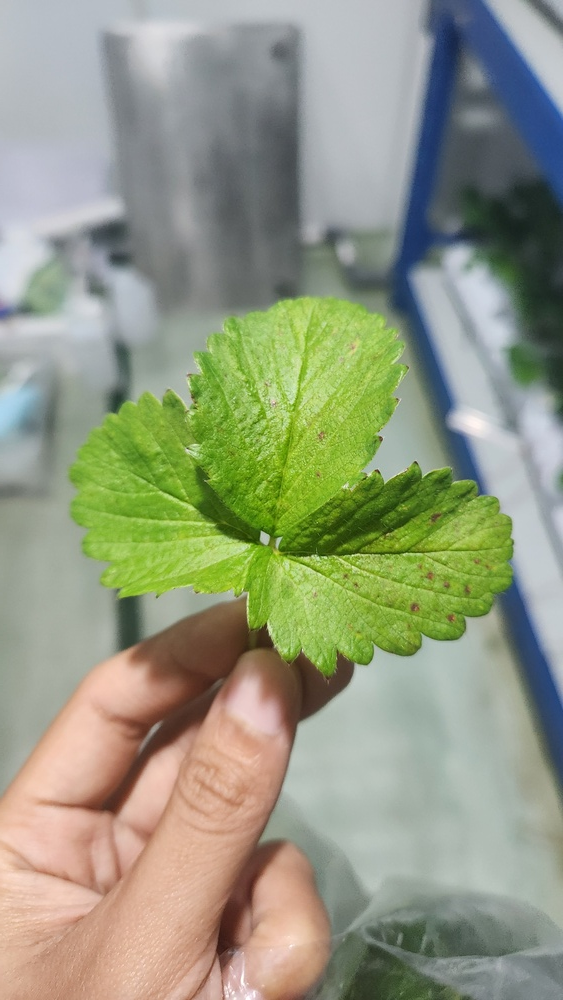
#> input picture model_training/test_inastek/Leaf Spot/20250112_074254.jpg, 563 x 1000 px, shrunk from 2252 x 4000 before the run
$ python ligaugsave.py
#> lines starting #> are read from the running program, lines starting #| are printed output that depends on the picture
import cv2
import numpy as np
import random
import os
from typing import Tuple, List, Dict
from dataclasses import dataclass

@dataclass
class AugmentationInfo:
    """Store information about applied augmentations"""
    colored_light: Dict[str, float] = None

class ImageAugmentor:
    def __init__(self, image_path: str):
        """Initialize with an image path."""
#> called with image_path = 'Leaf Spot/20250112_074254.jpg'
        self.original_path = image_path
        self.original = cv2.imread(image_path)
#> self.original is the input picture: shape (1000, 563, 3); mean B, G, R 129.8, 153.5, 147.9
        if self.original is None:
            raise ValueError("Could not load image")
        self.original = cv2.cvtColor(self.original, cv2.COLOR_BGR2RGB)
        self.base_filename = os.path.splitext(os.path.basename(image_path))[0]
        self.output_dir = "augmented_images"
        os.makedirs(self.output_dir, exist_ok=True)

    def add_colored_lighting(self, image: np.ndarray,
                             color: Tuple[int, int, int],
                             intensity: float) -> Tuple[np.ndarray, Dict[str, float]]:
        """Add colored lighting effect."""
        color_layer = np.full_like(image, color)
        blend = cv2.addWeighted(image, 1, color_layer, intensity, 0)

        color_name = "red (630-660nm)" if color == (255, 0, 0) else "indoor purple"
        light_info = {
            'color': color_name,
            'intensity': round(intensity, 2)
        }
        return blend, light_info

    def generate_variations(self, num_variations: int = 8) -> List[Tuple[np.ndarray, AugmentationInfo]]:
        """Generate variations with specific colors and random intensities."""
#> called with num_variations = 2
        variations = []
        colors = [
            (255, 0, 0),     # Red for spectrum 630-660nm
            (127, 0, 255)    # Purple for indoor farming
        ]

        num_variations = min(num_variations, len(colors))

        for color in colors[:num_variations]:
            img = self.original.copy()
            info = AugmentationInfo()

            intensity = random.uniform(0.1, 0.3)
            img, light_info = self.add_colored_lighting(img, color, intensity)
            info.colored_light = light_info

            variations.append((img, info))
#> this loop made 2 passes
#> info.colored_light on pass 1: {'color': 'red (630-660nm)', 'intensity': 0.27}
#> (light_info, info.colored_light) on pass 2: ({'color': 'indoor purple', 'intensity': 0.25}, {'color': 'indoor purple', 'intensity': 0.25})
#> pass 1, in add_colored_lighting, `blend = cv2.addWeighted(image, 1, color_layer, intensity, 0)`:
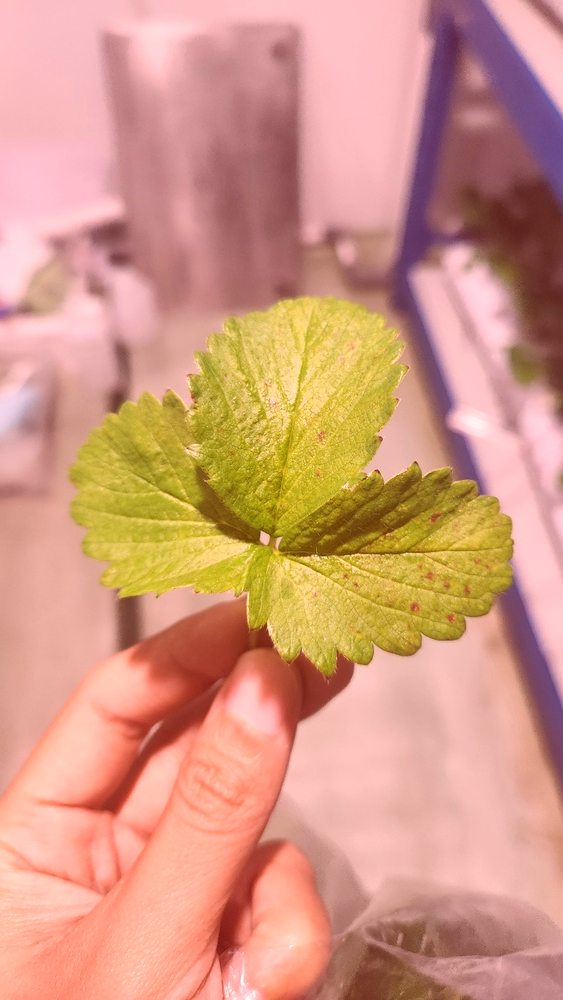
#> blend: shape (1000, 563, 3); mean R, G, B 212.2, 153.5, 129.8
#> pass 2, in add_colored_lighting (call 2), `blend = cv2.addWeighted(image, 1, color_layer, intensity, 0)`:
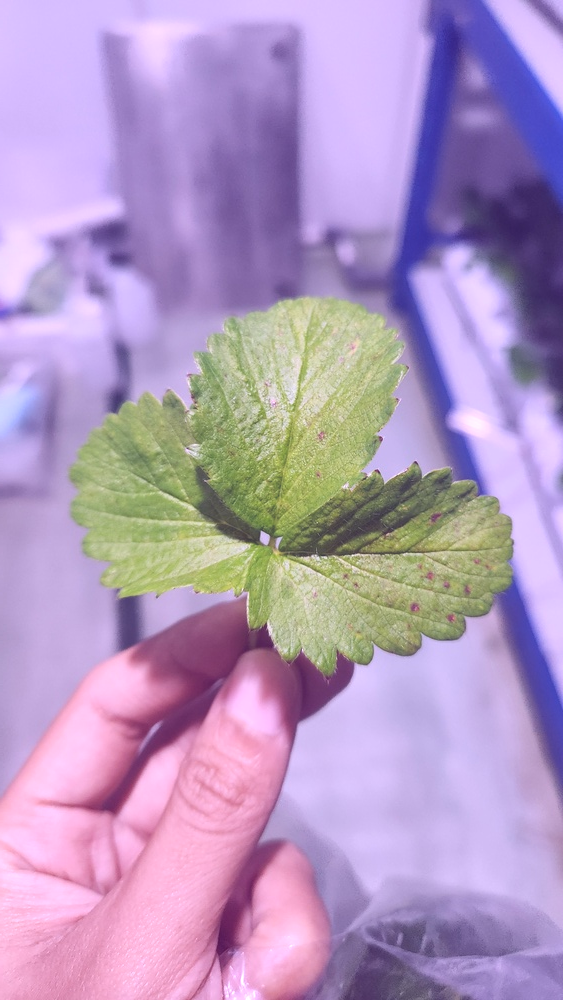
#> blend: shape (1000, 563, 3); mean R, G, B 179.4, 153.5, 192.5
#> after the loop, variations = 2 items

        return variations


    def save_variation(self, image: np.ndarray, info: AugmentationInfo, index: int):
        """Save a single augmented variation to the output directory."""
        filename = f"{self.base_filename}_aug_{index}.jpg"
        filepath = os.path.join(self.output_dir, filename)
        image_bgr = cv2.cvtColor(image, cv2.COLOR_RGB2BGR)
        cv2.imwrite(filepath, image_bgr)

    def process_and_save(self, num_variations: int = 8):
        """Generate and save augmented variations."""
        variations = self.generate_variations(num_variations)
#> variations = 2 items
        for i, (img, info) in enumerate(variations):
            self.save_variation(img, info, i)
#> this loop made 2 passes
#> filename in save_variation on passes 1 to 2: '20250112_074254_aug_0.jpg', '20250112_074254_aug_1.jpg'
        print(f"Saved {num_variations} augmented images to '{self.output_dir}'")
#| Saved 2 augmented images to 'augmented_images'

# Example usage:
augmentor = ImageAugmentor("Leaf Spot/20250112_074254.jpg")  # Replace with your image path
augmentor.process_and_save(num_variations=2)

$ run again, with model_training/test_inastek/Leaf Spot/IMG_1092.jpg copied over model_training/test_inastek/Leaf Spot/20250112_074254.jpg
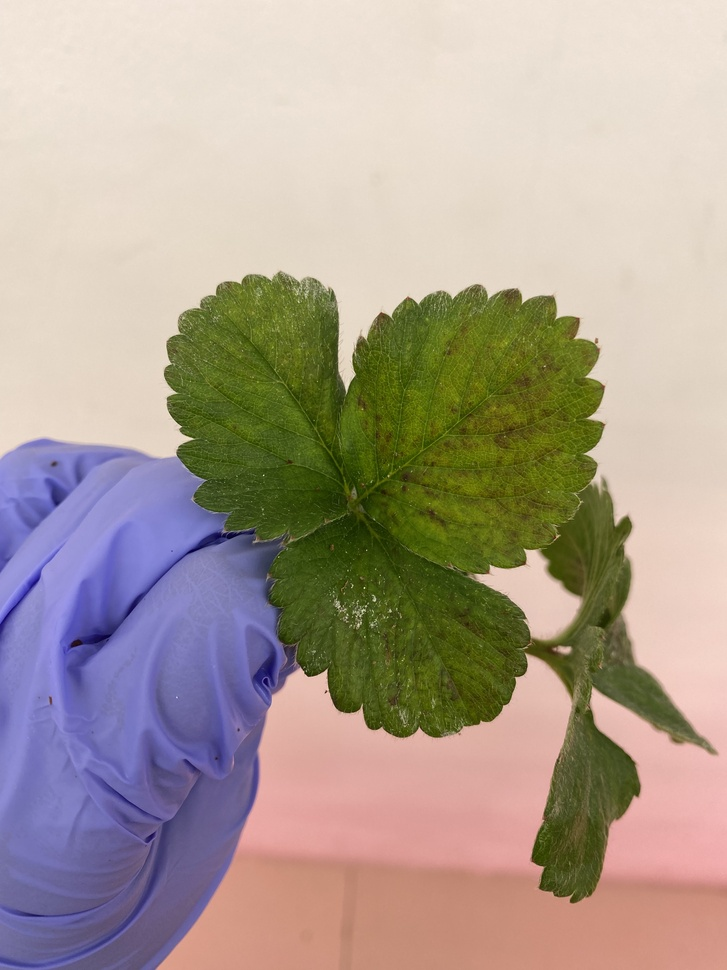
#> input picture model_training/test_inastek/Leaf Spot/IMG_1092.jpg, 727 x 970 px, shrunk from 3024 x 4032 before the run
#> in __init__, self.original is the input picture: shape (970, 727, 3); mean B, G, R 146.4, 158.7, 172.2
#> the loop in generate_variations, `for color in colors[:num_variations]:` made 2 passes
#> info.colored_light on pass 1: {'color': 'red (630-660nm)', 'intensity': 0.27}
#> pass 1, in add_colored_lighting, `blend = cv2.addWeighted(image, 1, color_layer, intensity, 0)`:
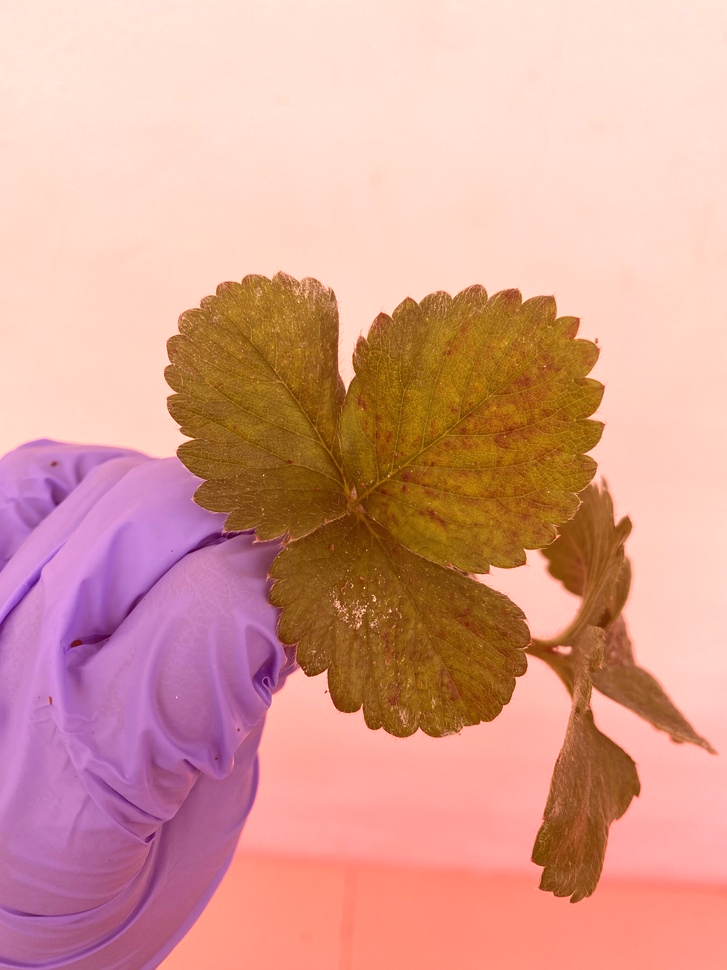
#> blend: shape (970, 727, 3); mean R, G, B 217.1, 158.7, 146.4
#> pass 2, in add_colored_lighting (call 2), `blend = cv2.addWeighted(image, 1, color_layer, intensity, 0)`:
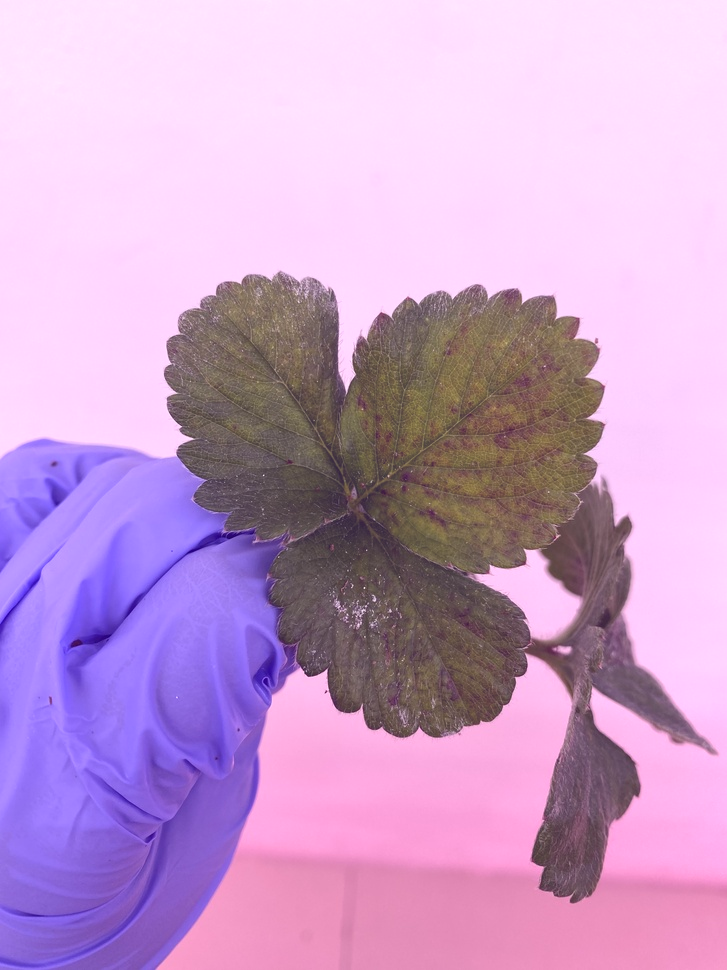
#> blend: shape (970, 727, 3); mean R, G, B 199.9, 158.7, 203.8
#> after the loop in generate_variations, `for color in colors[:num_variations]:`: variations = 2 items
#> the loop in process_and_save, `for i, (img, info) in enumerate(variations):` made 2 passes
#> filename in save_variation on passes 1 to 2: '20250112_074254_aug_0.jpg', '20250112_074254_aug_1.jpg'
#| Saved 2 augmented images to 'augmented_images'
